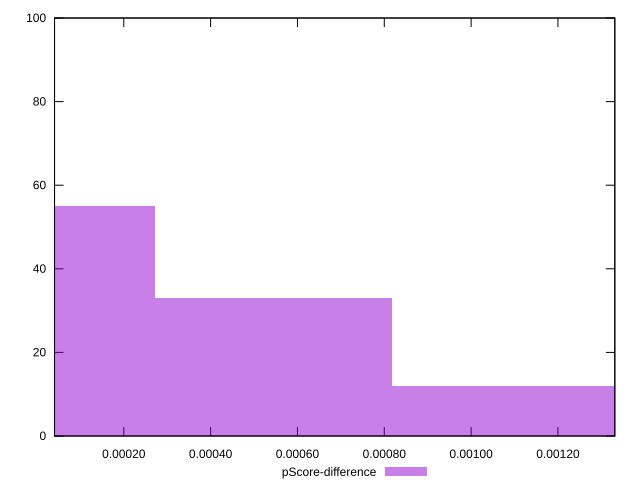

This figure's gnuplot source:
reset

$pScoreDifference <<EOF
0 55
0.0005459083343048795 33
0.001091816668609759 12
EOF

set key outside below
set boxwidth 0.0005459083343048795
set xrange [0.000040494830631288004:0.0013310137756266105]
set yrange [0:100]
set trange [0:100]
set style fill transparent solid 0.5 noborder
set terminal svg size 640, 490 enhanced background rgb 'white'
set output "reprap/largest-contentful-paint/samples/pages+cached+noexternal+nomedia+nocss/pScore-difference/histogram.svg"

plot $pScoreDifference title "pScore-difference" with boxes

reset
